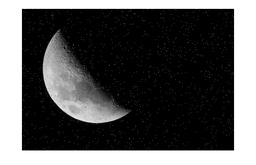
#> input picture gradiente/Imagens/Lua1_gray.jpg, 256 x 165 px, shrunk from 723 x 465 before the run
$ python Script.py
#> lines starting #> are read from the running program, lines starting #| are printed output that depends on the picture; after the words box and inside, x2 and y2 are one past the last pixel; in counts of white or black regions, pixels touching at a corner belong together
### gradiente/Scritps/Imagem.py
import cv2
import numpy as np
import math

class Imagem:
    def __init__(self, caminho):
#> called with caminho = '../Imagens/Lua1_gray.jpg'
        self.imagem = cv2.imread(caminho, 2)
#> self.imagem is the input picture: shape (165, 256); min 0, max 255, mean 87.7
        self.altura = len(self.imagem)
#> self.altura = 165
        self.largura = len(self.imagem[0])
#> self.largura = 256
#> call 2 of __init__, with caminho = '../Imagens/chessboard_inv.png'
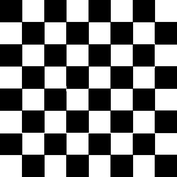
#> input picture gradiente/Imagens/chessboard_inv.png, 177 x 177 px, shrunk from 500 x 500 before the run
#> in __init__, self.imagem is the input picture: shape (177, 177); min 0, max 255, mean 124.8
#> in __init__ (call 2), `self.altura = len(self.imagem)`: self.altura = 177
#> call 3 of __init__, with caminho = '../Imagens/img02.jpg'
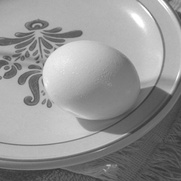
#> input picture gradiente/Imagens/img02.jpg, 181 x 181 px, shrunk from 512 x 512 before the run
#> in __init__, self.imagem is the input picture: shape (181, 181); min 51, max 255, mean 148.3
#> in __init__ (call 3), `self.altura = len(self.imagem)`: self.altura = 181
        self.tam_conjuntos = []

    def salvar_imagem(self, nome):
        cv2.imwrite(nome, self.imagem)
        cv2.imwrite(nome.replace('.png', '_Gx.png'), self.gx)
        cv2.imwrite(nome.replace('.png', '_Gy.png'), self.gy)
        cv2.imwrite(nome.replace('.png', '_magnitude.png'), self.imagem_magnitude)
        cv2.imwrite(nome.replace('.png', '_bordas.png'), self.imagem_bordas)
        cv2.imwrite(nome.replace('.png', '_high_boost05.png'), self.imagem_high_boost_k1)
        cv2.imwrite(nome.replace('.png', '_high_boost10.png'), self.imagem_high_boost_k2)
        cv2.imwrite(nome.replace('.png', '_high_boost15.png'), self.imagem_high_boost_k3)


    def median(self, vet):
        vet = sorted(vet)
        n = len(vet)
        # print(n)
        if n % 2 == 0:
            return (int(vet[n//2])+int(vet[int(n//2)-1]))//2
        return vet[n//2]

    def valido(self, px, py):
        return px >= 0 and py >= 0 and px < self.altura and py < self.largura

    def filtro_passa_baixa(self):
        aux_img = self.imagem.copy()
        for l in range(0, self.altura):
            for c in range(0, self.largura):
                vet = []
                for i in range(-1,2):
                    for j in range(-1,2):
                        if self.valido(l+i, c+j):
                            vet.append(self.imagem[l+i][c+j])
                aux_img[l][c] = self.median(vet)
#> this loop made 165 passes
        self.imagem = aux_img

    def filtro_derivativo(self, operador_x, operador_y):
        img_aux = np.zeros((self.altura+2, self.largura+2), np.uint8)
        for i in range(0,self.altura):
            for j in range(0,self.largura):
                img_aux[i][j] = self.imagem[i][j]

        for i in range(0,self.altura):
            for j in range(0,self.largura):
                janela = img_aux[i:i+3, j:j+3]
                self.gx[i][j] = np.abs(np.sum(operador_x @ janela))
                self.gy[i][j] = np.abs(np.sum(janela @ operador_y))

    def magnitude_gradiente(self):
        self.imagem_magnitude = self.imagem.copy()
        for i in range(0,self.altura):
            for j in range(0,self.largura):
                self.imagem_magnitude[i][j] = (self.gy[i][j]**2 + self.gx[i][j]**2)**(1/2.0)

    def direcao_gradiente(self):
        self.matriz_direcao = []
        for i in range(0, self.altura):
            self.matriz_direcao.append([0]*self.largura)
        eps = 10**(-8)
        for i in range(0,self.altura):
            for j in range(0,self.largura):
                self.matriz_direcao[i][j] = math.degrees(math.atan2(self.gy[i][j],self.gx[i][j]+eps))

    def selecao_gradientes(self):
        self.max_locais = []
        for i in range(0,self.altura):
            for j in range(0,self.largura):
                x = (0,0)
                y = (0,0)
                d_px = self.matriz_direcao[i][j]

                if -180 <= d_px and d_px <= -157.5:
                    y = (i,j-1)
                    x = (i,j+1)
                elif -157.5 < d_px and d_px <= -112.5:
                    y = (i+1,j-1)
                    x = (i-1,j+1)
                elif -112.5 < d_px and d_px <= -67.5:
                    y = (i+1,j)
                    x = (i-1,j)
                elif -67.5 < d_px and d_px <= -22.5:
                    y = (i+1,j+1)
                    x = (i-1,j-1)
                elif -22.5 < d_px and d_px <= 22.5:
                    y = (i,j+1)
                    x = (i,j-1)
                elif 22.5 < d_px and d_px <= 67.5:
                    y = (i-1,j+1)
                    x = (i+1,j-1)
                elif 67.5 < d_px and d_px <= 112.5:
                    y = (i-1,j)
                    x = (i+1,j)
                elif 112.5 < d_px and d_px <= 157.5:
                    y = (i-1,j-1)
                    x = (i+1,j+1)
                else:
                    y = (i,j-1)
                    x = (i,j+1)

                if self.valido(x[0], x[1]) and self.valido(y[0], y[1]):
                    mag_ij = self.imagem_magnitude[i][j]
                    mag_x = self.imagem_magnitude[x[0]][x[1]]
                    mag_y = self.imagem_magnitude[y[0]][y[1]]

                    if (mag_ij > mag_x and mag_ij > mag_y):
                        self.max_locais.append((i,j))

    def bordas(self):
        self.imagem_bordas = self.imagem.copy()
        for i in range(0, self.altura):
            for j in range(0, self.largura):
                self.imagem_bordas[i][j] = 0
#> self.imagem_bordas: shape (165, 256); every value is 0
        for (i,j) in self.max_locais:
            self.imagem_bordas[i][j] = 255
#> this loop made 5831 passes
#> (i, j) on passes 1 to 3: (4, 20), (4, 22), (4, 231)
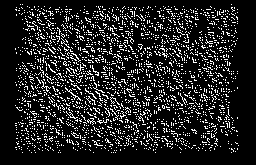
#> self.imagem_bordas: shape (165, 256); 13.8% white in thin lines or dots, all inside (x1, y1, x2, y2) = (15, 4, 239, 153)


    def high_boost(self):
        self.imagem_high_boost_k1 = self.imagem.copy()
        self.imagem_high_boost_k2 = self.imagem.copy()
        self.imagem_high_boost_k3 = self.imagem.copy()
        for i in range(0, self.altura):
            for j in range(0, self.largura):
                self.imagem_high_boost_k1[i][j] = np.uint8(min(255, int(self.imagem_high_boost_k3[i][j])+0.5*int(self.imagem_magnitude[i][j])))
                self.imagem_high_boost_k2[i][j] = np.uint8(min(255, int(self.imagem_high_boost_k2[i][j])+1.0*int(self.imagem_magnitude[i][j])))
                self.imagem_high_boost_k3[i][j] = np.uint8(min(255, int(self.imagem_high_boost_k3[i][j])+1.5*int(self.imagem_magnitude[i][j])))

    def sobel(self):
        self.gx = self.imagem.copy()
        self.gy = self.imagem.copy()
        operador_x = np.array([
            [-1, 0, 1],
            [-2, 0, 2],
            [-1, 0, 1]
        ])

        operador_y = np.array([
            [-1, -2, -1],
            [0, 0, 0],
            [1, 2, 1]
        ])

        self.filtro_derivativo(operador_x, operador_y)

    def prewitt(self):
        self.gx = self.imagem.copy()
        self.gy = self.imagem.copy()
        operador_x = np.array([
            [-1, 0, 1],
            [-1, 0, 1],
            [-1, 0, 1]
        ])

        operador_y = np.array([
            [-1, -1, -1],
            [0, 0, 0],
            [1, 1, 1]
        ])

        self.filtro_derivativo(operador_x, operador_y)

    def scharr(self):
        self.gx = self.imagem.copy()
        self.gy = self.imagem.copy()
        operador_x = np.array([
            [-3, 0, 3],
            [-10, 0, 10],
            [-3, 0, 3]
        ])

        operador_y = np.array([
            [-3, -10, -3],
            [0, 0, 0],
            [3, 10, 3]
        ])

        self.filtro_derivativo(operador_x, operador_y)

### gradiente/Scritps/Script.py
from Imagem import Imagem

lua1_gray = Imagem('../Imagens/Lua1_gray.jpg')
chessboard_inv = Imagem('../Imagens/chessboard_inv.png')
img02 = Imagem('../Imagens/img02.jpg')

print('Lua1_Gray')

lua1_gray.filtro_passa_baixa()

print('Sobel')
lua1_gray.sobel()
lua1_gray.magnitude_gradiente()
lua1_gray.direcao_gradiente()
lua1_gray.selecao_gradientes()
lua1_gray.bordas()
lua1_gray.high_boost()
lua1_gray.salvar_imagem('../Testes/Sobel/Lua1_gray.png')

print('Prewitt')
lua1_gray.prewitt()
lua1_gray.magnitude_gradiente()
lua1_gray.direcao_gradiente()
lua1_gray.selecao_gradientes()
lua1_gray.bordas()
#> the loop in bordas (call 2), `for (i,j) in self.max_locais:` made 5693 passes
lua1_gray.high_boost()
lua1_gray.salvar_imagem('../Testes/Prewitt/Lua1_gray.png')

print("Scharr")
lua1_gray.scharr()
lua1_gray.magnitude_gradiente()
#> after the loop in magnitude_gradiente (call 3), `for i in range(0,self.altura):`:
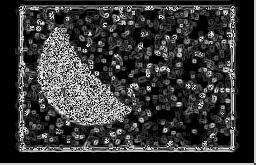
#> self.imagem_magnitude: shape (165, 256); min 0, max 252, mean 56.8
lua1_gray.direcao_gradiente()
lua1_gray.selecao_gradientes()
lua1_gray.bordas()
lua1_gray.high_boost()
lua1_gray.salvar_imagem('../Testes/Scharr/Lua1_gray.png')

print('Chessboard_inv')
# chessboard_inv.filtro_passa_baixa()

print('Sobel')
chessboard_inv.sobel()
chessboard_inv.magnitude_gradiente()
chessboard_inv.direcao_gradiente()
chessboard_inv.selecao_gradientes()
chessboard_inv.bordas()
#> after the loop in bordas (call 4), `for i in range(0, self.altura):`: self.imagem_bordas: shape (177, 177); every value is 0
#> after the loop in bordas (call 4), `for (i,j) in self.max_locais:`: self.imagem_bordas: shape (177, 177); 1.8% white in thin lines or dots, all inside (x1, y1, x2, y2) = (17, 17, 176, 176)
chessboard_inv.high_boost()
chessboard_inv.salvar_imagem('../Testes/Sobel/chessboard_inv.png')

print('Prewitt')
chessboard_inv.prewitt()
chessboard_inv.magnitude_gradiente()
chessboard_inv.direcao_gradiente()
chessboard_inv.selecao_gradientes()
chessboard_inv.bordas()
chessboard_inv.high_boost()
chessboard_inv.salvar_imagem('../Testes/Prewitt/chessboard_inv.png')

print("Scharr")
chessboard_inv.scharr()
chessboard_inv.magnitude_gradiente()
#> after the loop in magnitude_gradiente (call 6), `for i in range(0,self.altura):`:
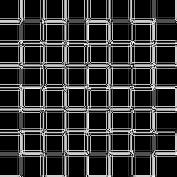
#> self.imagem_magnitude: shape (177, 177); min 0, max 252, mean 52.1
chessboard_inv.direcao_gradiente()
chessboard_inv.selecao_gradientes()
chessboard_inv.bordas()
#> the loop in bordas (call 6), `for (i,j) in self.max_locais:` made 709 passes
#> (i, j) on passes 1 to 3: (17, 24), (17, 40), (17, 68)
#> after the loop in bordas (call 6), `for (i,j) in self.max_locais:`:
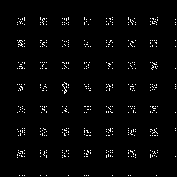
#> self.imagem_bordas: shape (177, 177); 2.3% white in thin lines or dots, all inside (x1, y1, x2, y2) = (17, 17, 176, 176)
chessboard_inv.high_boost()
#> after the loop in high_boost (call 6), `for i in range(0, self.altura):`:
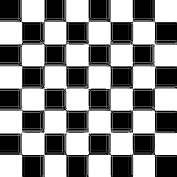
#> self.imagem_high_boost_k1: shape (177, 177); min 0, max 255, mean 139.9
chessboard_inv.salvar_imagem('../Testes/Scharr/chessboard_inv.png')

print("img02")
# img02.filtro_passa_baixa()

print('Sobel')
img02.sobel()
img02.magnitude_gradiente()
img02.direcao_gradiente()
img02.selecao_gradientes()
img02.bordas()
img02.high_boost()
img02.salvar_imagem('../Testes/Sobel/img02.png')

print('Prewitt')
img02.prewitt()
img02.magnitude_gradiente()
img02.direcao_gradiente()
img02.selecao_gradientes()
img02.bordas()
img02.high_boost()
img02.salvar_imagem('../Testes/Prewitt/img02.png')

print("Scharr")
img02.scharr()
img02.magnitude_gradiente()
img02.direcao_gradiente()
img02.selecao_gradientes()
img02.bordas()
img02.high_boost()
img02.salvar_imagem('../Testes/Scharr/img02.png')
